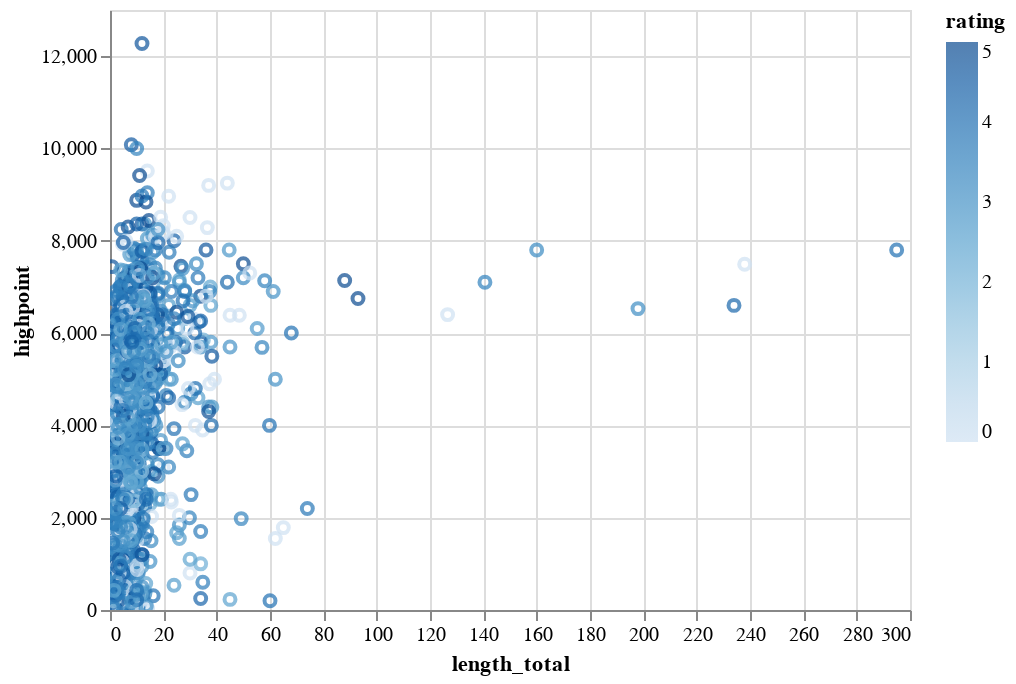

Notebook code for this chart:
### Markdown cell above
Added zoom functionality and flipped the axes.

### Code cell
location_general=hike.location_general.unique()

input_dropdown = alt.binding_select(options=location_general)
selection = alt.selection_single(fields=['location_general'], bind=input_dropdown, name="Hike")
selection2 = alt.selection_interval(bind='scales')
length_slider = alt.binding_range(min=0, max=300, step=10)
selection3 = alt.selection_single(bind=length_slider, fields=['length_total'], name="length_total")
color = alt.condition(selection,
                    alt.Color('location_general:N', legend=None),
                    alt.value('rating'))

alt.Chart(hike).mark_point().encode(
    x='length_total:Q',
    y='highpoint:Q',
    color='rating',    
    tooltip='name:N'
).add_selection(
    selection
).transform_filter(
    selection
).add_selection(
    selection2
).transform_filter(
    selection2
)

### Figure 1 — Vega-Lite specification as saved in the notebook (floating-point values rounded to 4 significant figures; data arrays with more than 128 entries replaced by an {"elided": "..."} marker saying what was removed)
{"config": {"view": {"continuousWidth": 400, "continuousHeight": 300}}, "data": {"name": "data-5f619df81d0900fe83ed8ca776c2b2e3"}, "mark": "point", "encoding": {"color": {"type": "quantitative", "field": "rating"}, "tooltip": {"type": "nominal", "field": "name"}, "x": {"type": "quantitative", "field": "length_total"}, "y": {"type": "quantitative", "field": "highpoint"}}, "selection": {"Hike": {"type": "single", "fields": ["location_general"], "bind": {"input": "select", "options": ["Puget Sound and Islands", "Snoqualmie Region", "Mount Rainier Area", "North Cascades", "Issaquah Alps", "Central Washington", "South Cascades", "Central Cascades", "Southwest Washington", "Olympic Peninsula", "Eastern Washington"]}}, "selector001": {"type": "interval", "bind": "scales"}}, "transform": [{"filter": {"selection": "Hike"}}, {"filter": {"selection": "selector001"}}], "$schema": "https://vega.github.io/schema/vega-lite/v4.8.1.json", "datasets": {"data-5f619df81d0900fe83ed8ca776c2b2e3": {"elided": "1958 records"}}}
